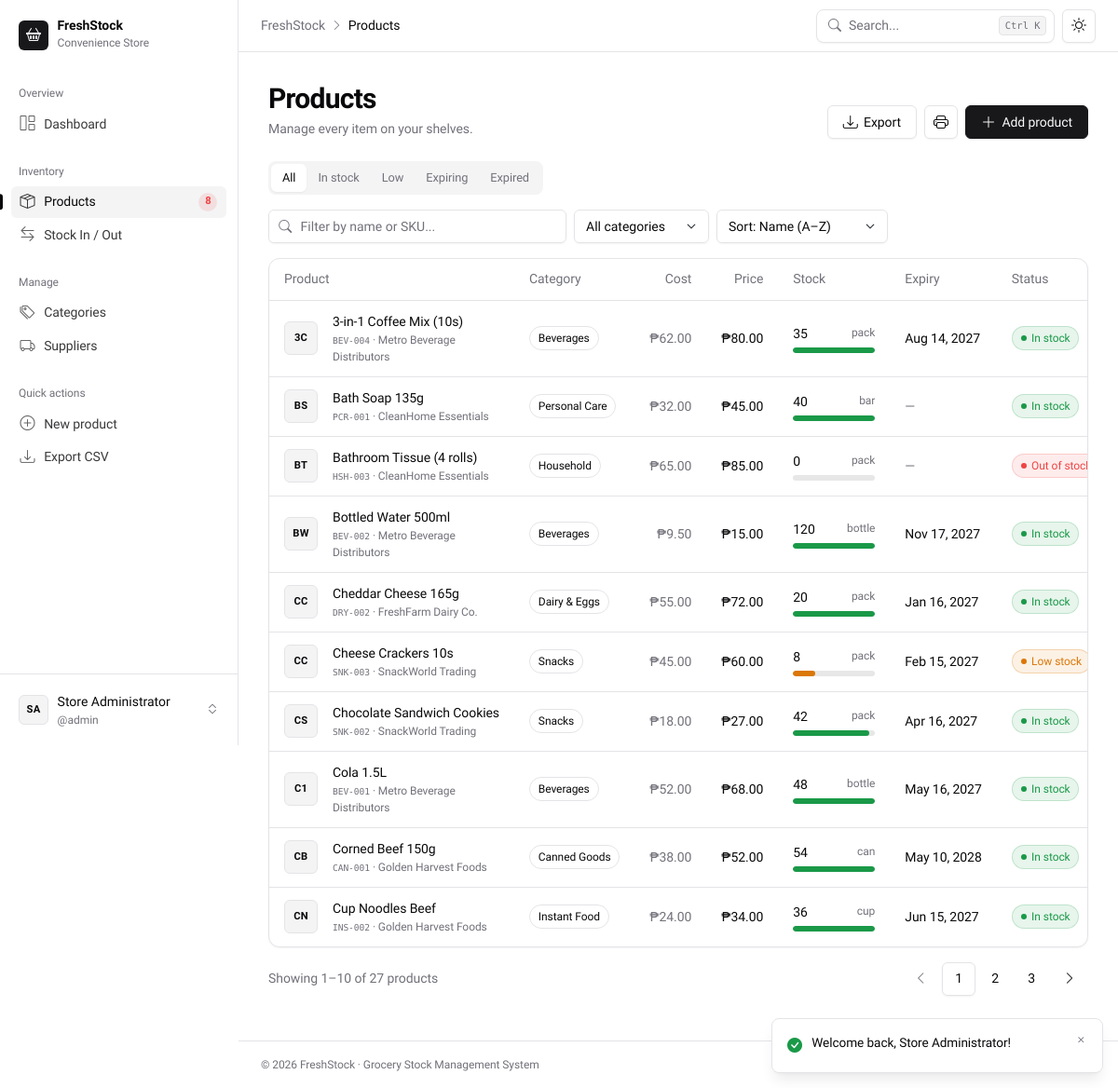
The page /products.php (signed in) on the database its author committed.
### tables this page shows
CREATE TABLE `products` (
  `id`            INT UNSIGNED  NOT NULL AUTO_INCREMENT,
  `sku`           VARCHAR(40)   NOT NULL,
  `name`          VARCHAR(120)  NOT NULL,
  `category_id`   INT UNSIGNED  NOT NULL,
  `supplier_id`   INT UNSIGNED  DEFAULT NULL,
  `unit`          VARCHAR(20)   NOT NULL DEFAULT 'pc',
  `cost_price`    DECIMAL(10,2) NOT NULL DEFAULT 0.00,
  `selling_price` DECIMAL(10,2) NOT NULL DEFAULT 0.00,
  `quantity`      INT           NOT NULL DEFAULT 0,
  `reorder_level` INT           NOT NULL DEFAULT 10,
  `expiry_date`   DATE          DEFAULT NULL,
  `created_at`    TIMESTAMP     NOT NULL DEFAULT CURRENT_TIMESTAMP,
  `updated_at`    TIMESTAMP     NOT NULL DEFAULT CURRENT_TIMESTAMP ON UPDATE CURRENT_TIMESTAMP,
  PRIMARY KEY (`id`),
  UNIQUE KEY `uq_products_sku` (`sku`),
  KEY `idx_products_category` (`category_id`),
  KEY `idx_products_supplier` (`supplier_id`),
  CONSTRAINT `fk_products_category` FOREIGN KEY (`category_id`)
    REFERENCES `categories` (`id`) ON DELETE RESTRICT ON UPDATE CASCADE,
  CONSTRAINT `fk_products_supplier` FOREIGN KEY (`supplier_id`)
    REFERENCES `suppliers` (`id`) ON DELETE RESTRICT ON UPDATE CASCADE
);

CREATE TABLE `suppliers` (
  `id`             INT UNSIGNED NOT NULL AUTO_INCREMENT,
  `name`           VARCHAR(120) NOT NULL,
  `contact_person` VARCHAR(100) DEFAULT NULL,
  `phone`          VARCHAR(30)  DEFAULT NULL,
  `email`          VARCHAR(120) DEFAULT NULL,
  `address`        VARCHAR(255) DEFAULT NULL,
  `created_at`     TIMESTAMP    NOT NULL DEFAULT CURRENT_TIMESTAMP,
  PRIMARY KEY (`id`)
);

CREATE TABLE `categories` (
  `id`          INT UNSIGNED NOT NULL AUTO_INCREMENT,
  `name`        VARCHAR(80)  NOT NULL,
  `description` VARCHAR(255) DEFAULT NULL,
  `created_at`  TIMESTAMP    NOT NULL DEFAULT CURRENT_TIMESTAMP,
  PRIMARY KEY (`id`),
  UNIQUE KEY `uq_categories_name` (`name`)
);

### products.php (the view, shortened to what this page needs)
<?php
require_once __DIR__ . '/includes/auth.php';
$q        = trim($_GET['q'] ?? '');
$status   = $_GET['status'] ?? '';
$sort     = $_GET['sort'] ?? 'name';
$page     = max(1, (int) ($_GET['page'] ?? 1));
$perPage  = 10;
$sortOptions = [
    'name'     => ['p.name ASC', 'Name (A–Z)'],
    'qty_asc'  => ['p.quantity ASC', 'Quantity ↑'],
    'qty_desc' => ['p.quantity DESC', 'Quantity ↓'],
    'price'    => ['p.selling_price DESC', 'Price ↓'],
    'expiry'   => ['p.expiry_date IS NULL, p.expiry_date ASC', 'Expiry (soonest)'],
    'newest'   => ['p.created_at DESC', 'Recently added'],
];
$statusOptions = [
    ''         => 'All',
    'in'       => 'In stock',
    'low'      => 'Low',
    'expiring' => 'Expiring',
    'expired'  => 'Expired',
];
$where  = [];
$params = [];
$types  = '';
$whereSql = $where ? 'WHERE ' . implode(' AND ', $where) : '';
function run_query(mysqli $conn, string $sql, string $types, array $params): mysqli_result
{
    $stmt = $conn->prepare($sql);
    $stmt->execute();
    return $stmt->get_result();
}
$total      = (int) run_query($conn, "SELECT COUNT(*) FROM products p $whereSql", $types, $params)->fetch_row()[0];
$totalPages = max(1, (int) ceil($total / $perPage));
$page       = min($page, $totalPages);
$offset     = ($page - 1) * $perPage;
$sql = "SELECT p.*, c.name AS category_name, s.name AS supplier_name
        FROM products p
        JOIN categories c ON c.id = p.category_id
        LEFT JOIN suppliers s ON s.id = p.supplier_id
        $whereSql
        ORDER BY {$sortOptions[$sort][0]}, p.id
        LIMIT $perPage OFFSET $offset";
$products = run_query($conn, $sql, $types, $params)->fetch_all(MYSQLI_ASSOC);
function page_url(array $override = []): string
{
    $query = array_merge($_GET, $override);
    $query = array_filter($query, fn($v) => $v !== '' && $v !== null && $v !== 0 && $v !== '0');
    return 'products.php' . ($query ? '?' . http_build_query($query) : '');
}
require __DIR__ . '/includes/header.php';
?>
<div class="page-head d-flex flex-wrap justify-content-between align-items-end gap-3 mb-4">
    <div>
        <h1>Products</h1>
        <p>Manage every item on your shelves.</p>
    </div>
    <div class="d-flex gap-2 no-print">
        <a href="export.php?<?= e(http_build_query($_GET)) ?>" class="btn btn-outline"><i class="bi bi-download"></i><span class="d-none d-sm-inline">Export</span></a>
        <button type="button" onclick="window.print()" class="btn btn-outline btn-icon d-none d-md-inline-flex" data-bs-toggle="tooltip" title="Print"><i class="bi bi-printer"></i></button>
        <a href="product_form.php" class="btn btn-primary"><i class="bi bi-plus-lg"></i> Add product</a>
    </div>
</div>
<div class="d-flex flex-wrap justify-content-between align-items-center gap-2 mb-3 no-print">
    <div class="s-tabs overflow-auto" style="max-width:100%">
        <?php foreach ($statusOptions as $val => $label): ?>
            <a href="<?= e(page_url(['status' => $val, 'page' => null])) ?>" class="<?= $status === $val ? 'active' : '' ?>"><?= $label ?></a>
        <?php endforeach; ?>
    </div>
</div>
<form method="get" class="d-flex flex-wrap gap-2 mb-3 no-print" id="filterForm">
    <div class="input-icon flex-grow-1" style="max-width:20rem;min-width:12rem">
        <i class="bi bi-search"></i>
        <input type="search" name="q" class="form-control" placeholder="Filter by name or SKU..." value="<?= e($q) ?>" id="searchInput">
    </div>
    <select name="category" class="form-select w-auto auto-submit" aria-label="Category">
        <option value="">All categories</option>
    </select>
    <select name="sort" class="form-select w-auto auto-submit" aria-label="Sort by">
        <?php foreach ($sortOptions as $val => [, $label]): ?>
            <option value="<?= $val ?>" <?= $sort === $val ? 'selected' : '' ?>>Sort: <?= $label ?></option>
        <?php endforeach; ?>
    </select>
</form>
<div class="table-card">
    <div class="table-responsive">
        <table class="table table-hover animate-rows">
            <thead>
            <tr>
                <th>Product</th>
                <th class="d-none d-md-table-cell">Category</th>
                <th class="text-end d-none d-lg-table-cell">Cost</th>
                <th class="text-end">Price</th>
                <th style="min-width:120px">Stock</th>
                <th class="d-none d-lg-table-cell">Expiry</th>
                <th>Status</th>
            </tr>
            </thead>
            <tbody>
            <?php foreach ($products as $p):
                $max = max((int) $p['reorder_level'] * 3, 1);
                $pct = min(100, round($p['quantity'] / $max * 100));
                [, $variant] = stock_status($p);
                $d = days_until($p['expiry_date']); ?>
                <tr>
                    <td>
                        <div class="d-flex align-items-center gap-3">
                            <?= product_thumb($p['name']) ?>
                            <div class="min-w-0">
                                <a href="product_form.php?id=<?= $p['id'] ?>" class="fw-medium d-block text-truncate" style="max-width:240px"><?= e($p['name']) ?></a>
                                <div class="text-xs text-muted-fg"><span class="font-mono"><?= e($p['sku']) ?></span><?= $p['supplier_name'] ? ' · ' . e($p['supplier_name']) : '' ?></div>
                            </div>
                        </div>
                    </td>
                    <td class="d-none d-md-table-cell"><span class="s-badge"><?= e($p['category_name']) ?></span></td>
                    <td class="text-end d-none d-lg-table-cell text-muted-fg tabular"><?= peso($p['cost_price']) ?></td>
                    <td class="text-end fw-medium tabular"><?= peso($p['selling_price']) ?></td>
                    <td>
                        <div class="d-flex justify-content-between text-xs mb-1">
                            <span class="fw-medium tabular text-sm"><?= (int) $p['quantity'] ?></span>
                            <span class="text-muted-fg"><?= e($p['unit']) ?></span>
                        </div>
                        <div class="s-progress"><span class="<?= $variant === 'neutral' ? '' : $variant ?>" data-width="<?= $pct ?>"></span></div>
                    </td>
                    <td class="d-none d-lg-table-cell text-nowrap">
                        <span class="<?= $p['expiry_date'] ? '' : 'text-muted-fg' ?>"><?= nice_date($p['expiry_date']) ?></span>
                    </td>
                    <td><?= stock_badge($p) ?></td>
                </tr>
            <?php endforeach; ?>
            </tbody>
        </table>
    </div>
</div>
<div class="d-flex flex-wrap justify-content-between align-items-center gap-2 mt-3 no-print">
    <span class="text-sm text-muted-fg">
        <?= $total ? 'Showing ' . ($offset + 1) . '–' . min($offset + $perPage, $total) . ' of ' . $total . ' product' . ($total === 1 ? '' : 's') : 'No results' ?>
    </span>
    <?php if ($totalPages > 1): ?>
        <nav aria-label="Product pages">
            <ul class="pagination mb-0">
                <li class="page-item <?= $page <= 1 ? 'disabled' : '' ?>">
                    <a class="page-link" href="<?= e(page_url(['page' => $page - 1])) ?>" aria-label="Previous"><i class="bi bi-chevron-left"></i></a>
                </li>
                <?php for ($i = 1; $i <= $totalPages; $i++): ?>
                    <li class="page-item <?= $i === $page ? 'active' : '' ?>">
                        <a class="page-link" href="<?= e(page_url(['page' => $i])) ?>"><?= $i ?></a>
                    </li>
                <?php endfor; ?>
                <li class="page-item <?= $page >= $totalPages ? 'disabled' : '' ?>">
                    <a class="page-link" href="<?= e(page_url(['page' => $page + 1])) ?>" aria-label="Next"><i class="bi bi-chevron-right"></i></a>
                </li>
            </ul>
        </nav>
    <?php endif; ?>
</div>
<?php
require __DIR__ . '/includes/footer.php';

### includes/functions.php (shortened to what this page needs)
<?php
function e($value): string
{
    return htmlspecialchars((string) ($value ?? ''), ENT_QUOTES, 'UTF-8');
}
function peso($amount): string
{
    return '₱' . number_format((float) $amount, 2);
}
function nice_date(?string $date, string $format = 'M d, Y'): string
{
    return $date ? date($format, strtotime($date)) : '—';
}
function stock_status(array $p): array
{
    if ((int) $p['quantity'] <= 0) {
        return ['Out of stock', 'danger'];
    }
    if ((int) $p['quantity'] <= (int) $p['reorder_level']) {
        return ['Low stock', 'warning'];
    }
    return ['In stock', 'success'];
}
function stock_badge(array $p): string
{
    [$label, $variant] = stock_status($p);
    return '<span class="s-badge s-badge-' . $variant . '"><span class="dot"></span>' . $label . '</span>';
}
function product_thumb(string $name, int $seed = 0): string
{
    $words    = preg_split('/\s+/', trim(preg_replace('/[^A-Za-z0-9\s]/', '', $name)));
    $initials = strtoupper(substr($words[0] ?? '', 0, 1) . substr($words[1] ?? '', 0, 1));
    return '<span class="s-avatar">' . e($initials ?: '?') . '</span>';
}

### rows shown on the page
products: name "3C", name "3-in-1 Coffee Mix (10s)", sku "BEV-004", supplier.name "Metro Beverage Distributors", category.name "Beverages", cost_price "₱62.00", selling_price "₱80.00", quantity "35", unit "pack", expiry_date "Aug 14, 2027", label "In stock"
products: name "BS", name "Bath Soap 135g", sku "PCR-001", supplier.name "CleanHome Essentials", category.name "Personal Care", cost_price "₱32.00", selling_price "₱45.00", quantity "40", unit "bar", expiry_date "—", label "In stock"
products: name "BT", name "Bathroom Tissue (4 rolls)", sku "HSH-003", supplier.name "CleanHome Essentials", category.name "Household", cost_price "₱65.00", selling_price "₱85.00", quantity "0", unit "pack", expiry_date "—", label "Out of…"
products: name "BW", $p['id'] 2 (drawn), name "Bottled Water 500ml", sku "BEV-002", supplier.name "Metro Beverage Distributors", category.name "Beverages", cost_price "₱9.50", selling_price "₱15.00", quantity "120", unit "bottle", expiry_date "Nov 17, 2027", label "In stock"
products: name "CC", name "Cheddar Cheese 165g", sku "DRY-002", supplier.name "FreshFarm Dairy Co.", category.name "Dairy & Eggs", cost_price "₱55.00", selling_price "₱72.00", quantity "20", unit "pack", expiry_date "Jan 16, 2027", label "In stock"
products: name "CC", name "Cheese Crackers 10s", sku "SNK-003", supplier.name "SnackWorld Trading", category.name "Snacks", cost_price "₱45.00", selling_price "₱60.00", quantity "8", unit "pack", reorder_level 10 (drawn), expiry_date "Feb 15, 2027", label "Low stock"
products: name "CS", name "Chocolate Sandwich Cookies", sku "SNK-002", supplier.name "SnackWorld Trading", category.name "Snacks", cost_price "₱18.00", selling_price "₱27.00", quantity "42", unit "pack", reorder_level 15 (drawn), expiry_date "Apr 16, 2027", label "In stock"
products: name "C1", name "Cola 1.5L", sku "BEV-001", supplier.name "Metro Beverage Distributors", category.name "Beverages", cost_price "₱52.00", selling_price "₱68.00", quantity "48", unit "bottle", expiry_date "May 16, 2027", label "In stock"
products: name "CB", name "Corned Beef 150g", sku "CAN-001", supplier.name "Golden Harvest Foods", category.name "Canned Goods", cost_price "₱38.00", selling_price "₱52.00", quantity "54", unit "can", expiry_date "May 10, 2028", label "In stock"
products: name "CN", name "Cup Noodles Beef", sku "INS-002", supplier.name "Golden Harvest Foods", category.name "Instant Food", cost_price "₱24.00", selling_price "₱34.00", quantity "36", unit "cup", expiry_date "Jun 15, 2027", label "In stock"

### other values the page prints
$group "Overview"
$label "Dashboard"
$group "Inventory"
$label "Products"
$count "8"
$label "Stock In / Out"
$group "Manage"
$label "Categories"
$label "Suppliers"
$initials "SA"
$fullName "Store Administrator"
$_SESSION['username'] "admin"
$pageTitle "Products"
$f['message'] "Welcome back, Store Administrator!"
$label "All"
